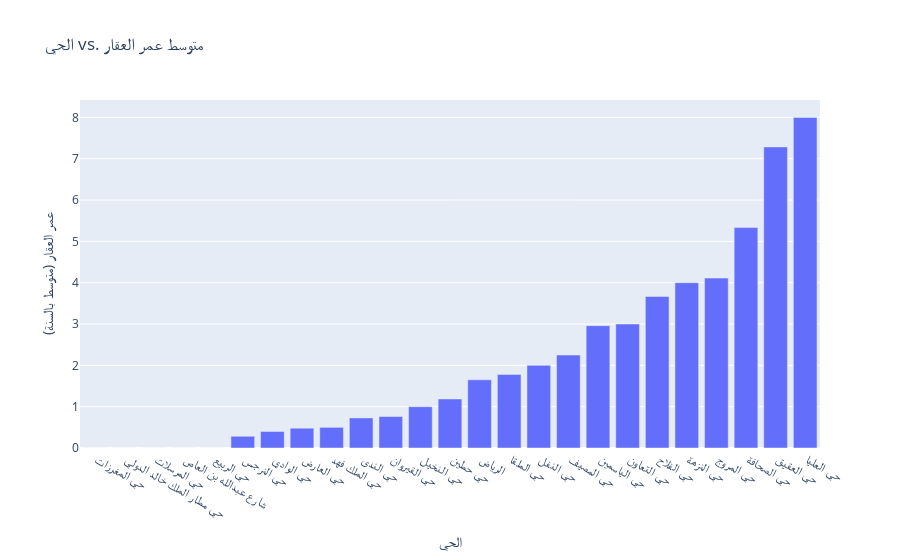

The cell this chart's notebook holds for it:
### Code cell
apartments['عمر العقار'] = pd.to_numeric(apartments['عمر العقار'])

mean_age = apartments.groupby('الحي')['عمر العقار'].mean().sort_values().reset_index()

# Plotting using Plotly
fig_age = px.bar(mean_age, x='الحي', y='عمر العقار', labels={'الحي': 'الحي', 'عمر العقار': 'عمر العقار (متوسط بالسنة)'}, title='الحي vs. متوسط عمر العقار')
fig_age.show()

### Figure 1 — Plotly figure (JSON) as saved in the notebook; plotly's stock layout.template omitted (floating-point values rounded to 4 significant figures)
{"data": [{"alignmentgroup": "True", "hovertemplate": "الحي=%{x}<br>عمر العقار (متوسط بالسنة)=%{y}<extra></extra>", "legendgroup": "", "marker": {"color": "#636efa", "pattern": {"shape": ""}}, "name": "", "offsetgroup": "", "orientation": "v", "showlegend": false, "textposition": "auto", "type": "bar", "x": [" حي المغرزات ", " حي مطار الملك خالد الدولي ", " حي المرسلات ", " شارع عبدالله بن العاص ", " حي الربيع ", " حي النرجس ", " حي الوادي ", " حي العارض ", " حي الملك فهد ", " حي الندى ", " حي القيروان ", " حي النخيل ", " حي حطين ", " الرياض ", " حي الملقا ", " حي النفل ", " حي المصيف ", " حي الياسمين ", " حي التعاون ", " حي الفلاح ", " حي النزهة ", " حي المروج ", " حي الصحافة ", " حي العقيق ", " حي العليا "], "xaxis": "x", "y": [0, 0, 0, 0, 0, 0.2842, 0.4, 0.4792, 0.5, 0.7273, 0.7619, 1, 1.188, 1.65, 1.78, 2, 2.25, 2.96, 3, 3.667, 4, 4.111, 5.333, 7.286, 8], "yaxis": "y"}], "layout": {"barmode": "relative", "legend": {"tracegroupgap": 0}, "title": {"text": "الحي vs. متوسط عمر العقار"}, "xaxis": {"anchor": "y", "domain": [0, 1], "title": {"text": "الحي"}}, "yaxis": {"anchor": "x", "domain": [0, 1], "title": {"text": "عمر العقار (متوسط بالسنة)"}}}}
